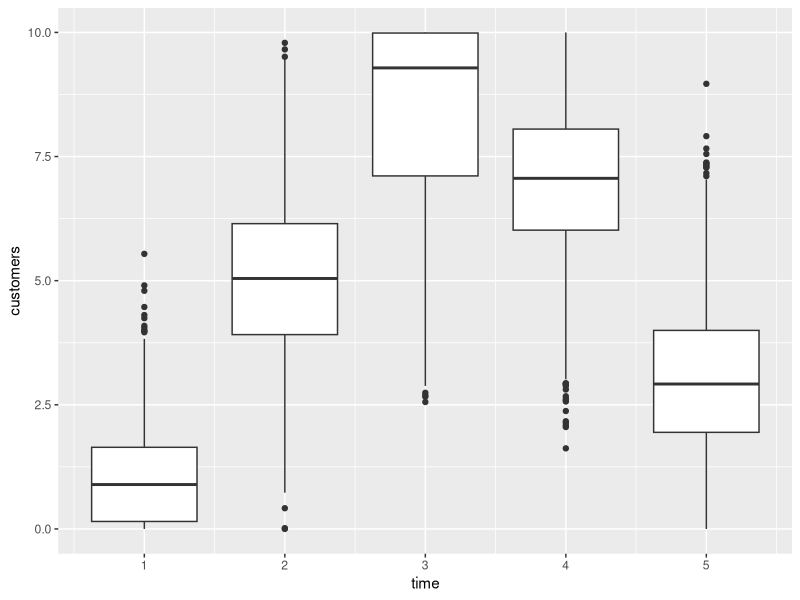

The R script that drew this image:

library(ggplot2)

n_data = 10000

# xdata1 = rnorm(n=(n_data/2), mean=10, sd=3)
# xdata2 = rnorm(n=(n_data/2), mean=20, sd=3)
# xdata = c(xdata1, xdata2)
# 
# ydata1 = xdata1 * 1 + rnorm(n=(n_data/2), mean=0, sd=3)
# ydata2 = xdata2 * (-0.5) + rnorm(n=(n_data/2), mean=0, sd=2)
# ydata = c(ydata1, ydata2)
# 
# data = data.frame(x=xdata, y=ydata)
# ggplot(data=data, aes(x,y)) + geom_point(colour='blue', size=0.5)
# 
# model = glm(data$y ~ data$x)

sd_jitter = 0.3

cutter = function(x) {
  x <- x + rnorm(1, 0, sd_jitter)
  x <- min(max(x ,0), 10)
  return(x)
}

customer = function(t) {
  if (t==1) {
    return(cutter(rbinom(1, 10, 0.1)))
  }
  if (t==2) {
    return(cutter(rbinom(1, 10, 0.5)))
  }
  if (t==3) {
    if (runif(1,0,1) > 0.5) {
      return(cutter(rbinom(1, 10, 0.99)))  
    }
    else {
      return(cutter(rbinom(1, 10, 0.7)))
    }
  }
  if (t==4) {
    return(cutter(rbinom(1, 10, 0.7)))
  }
  if (t==5) {
    return(cutter(rbinom(1, 10, 0.3)))
  }
}
  
time = round(runif(n=n_data, min=1, max=5))
vistor = sapply(time, customer)
fisher_ = data.frame(customers=vistor, time=time)

ggplot(data=fisher_,
       aes(x=time, y=customers)) + 
  geom_boxplot(
    data=fisher_,
    aes(x=time, y=customers, group=time, fill=customers)
  )

